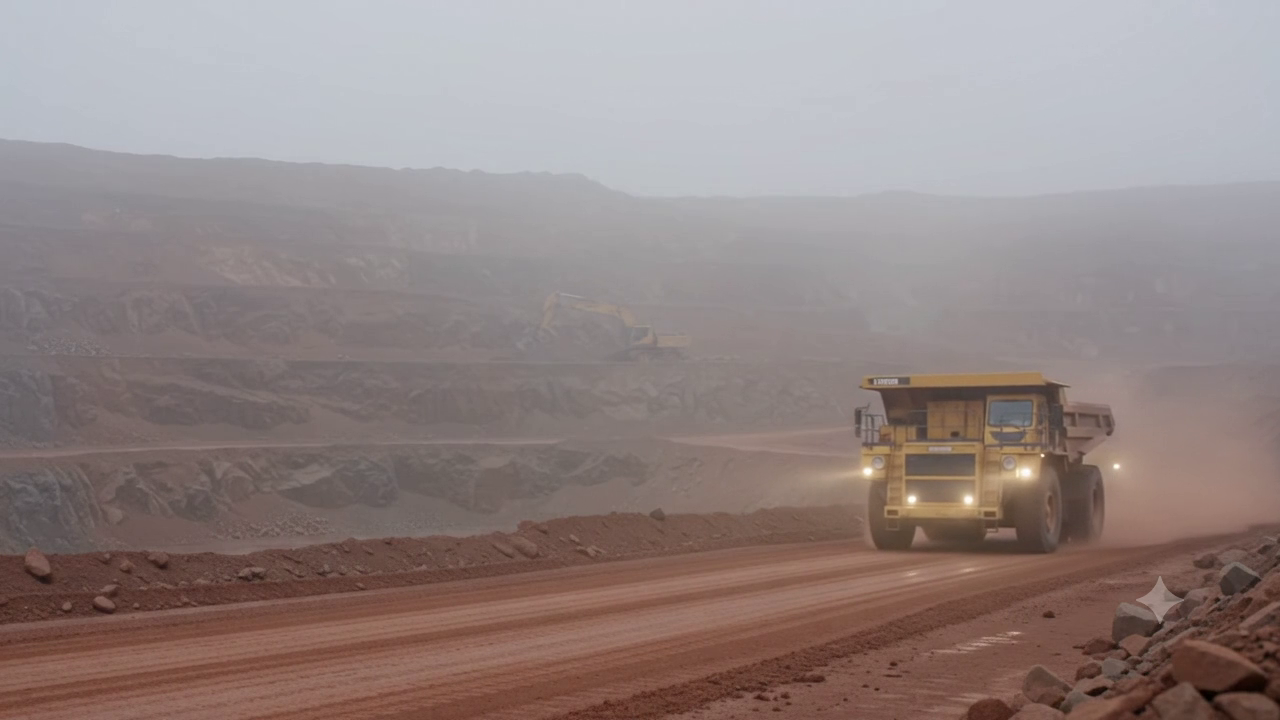
#> input picture frame 24 of data/input/vehicle.mp4, 1280 x 720 px
$ python add_fog.py
#> lines starting #> are read from the running program, lines starting #| are printed output that depends on the picture
#> in main, frame is the input picture: shape (720, 1280, 3); mean B, G, R 130.9, 132.7, 146.4
import cv2
import numpy as np
import os

INPUT_VIDEO = "data/input/vehicle.mp4"
OUTPUT_VIDEO = "data/input/mine_fog.mp4"
FOG_INTENSITY = 0.65  # 0.0 (clear) to 1.0 (whiteout)

def add_synthetic_fog(frame, intensity=0.65):
    """Blends a white atmospheric veil with vertical gradient to simulate mine fog."""
#> called with intensity = 0.65
    h, w, _ = frame.shape
#> h = 720; w = 1280
    fog_layer = np.full_like(frame, 240, dtype=np.uint8)

    # Create slight vertical gradient (denser near horizon/top, slightly clearer at bottom)
    gradient = np.linspace(intensity + 0.1, intensity - 0.1, h).clip(0, 0.9)
    alpha = gradient[:, np.newaxis, np.newaxis]

    foggy = (frame.astype(np.float32) * (1 - alpha) + fog_layer.astype(np.float32) * alpha)
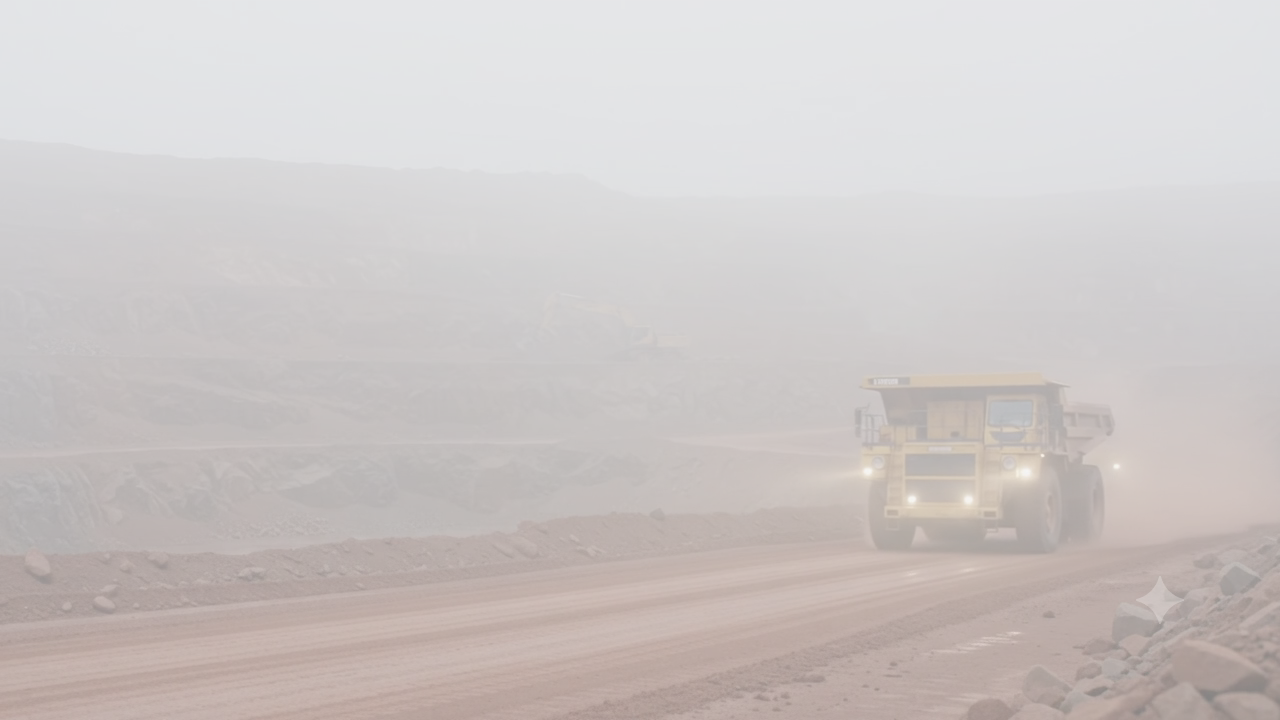
#> foggy: shape (720, 1280, 3) float64; mean B, G, R 199, 200, 205.7
    return foggy.astype(np.uint8)

def main():
    if not os.path.exists(INPUT_VIDEO):
        print(f"[ERROR] Input video not found at {INPUT_VIDEO}. Place vehicle.mp4 in data/input/")
        return

    cap = cv2.VideoCapture(INPUT_VIDEO)
    fps = cap.get(cv2.CAP_PROP_FPS) or 30.0
    width = int(cap.get(cv2.CAP_PROP_FRAME_WIDTH))
    height = int(cap.get(cv2.CAP_PROP_FRAME_HEIGHT))

    os.makedirs(os.path.dirname(OUTPUT_VIDEO), exist_ok=True)
    fourcc = cv2.VideoWriter_fourcc(*"mp4v")
    out = cv2.VideoWriter(OUTPUT_VIDEO, fourcc, fps, (width, height))

    frame_count = 0
    print(f"[INFO] Generating synthetic fog video -> {OUTPUT_VIDEO} ...")
    while True:
        ret, frame = cap.read()
        if not ret:
            break
        foggy_frame = add_synthetic_fog(frame, FOG_INTENSITY)
        out.write(foggy_frame)
        frame_count += 1

    cap.release()
    out.release()
    print(f"[SUCCESS] Processed {frame_count} frames. Saved to {OUTPUT_VIDEO}")

if __name__ == "__main__":
    main()

$ run again, starting later in the video
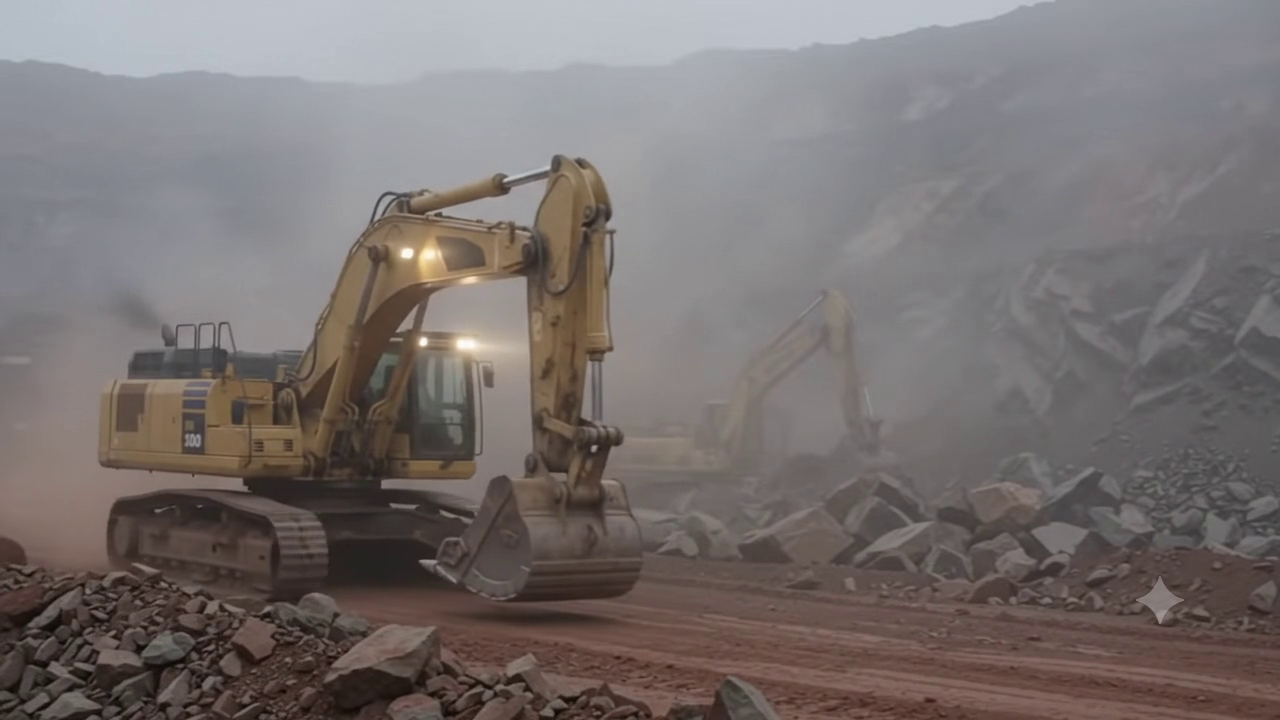
#> input picture frame 108 of data/input/vehicle.mp4, 1280 x 720 px
#> in main, frame is the input picture: shape (720, 1280, 3); mean B, G, R 112.1, 113.2, 120.3
#> in add_synthetic_fog, `foggy = (frame.astype(np.float32) * (1 - alpha) + fog_layer.astype(np...`:
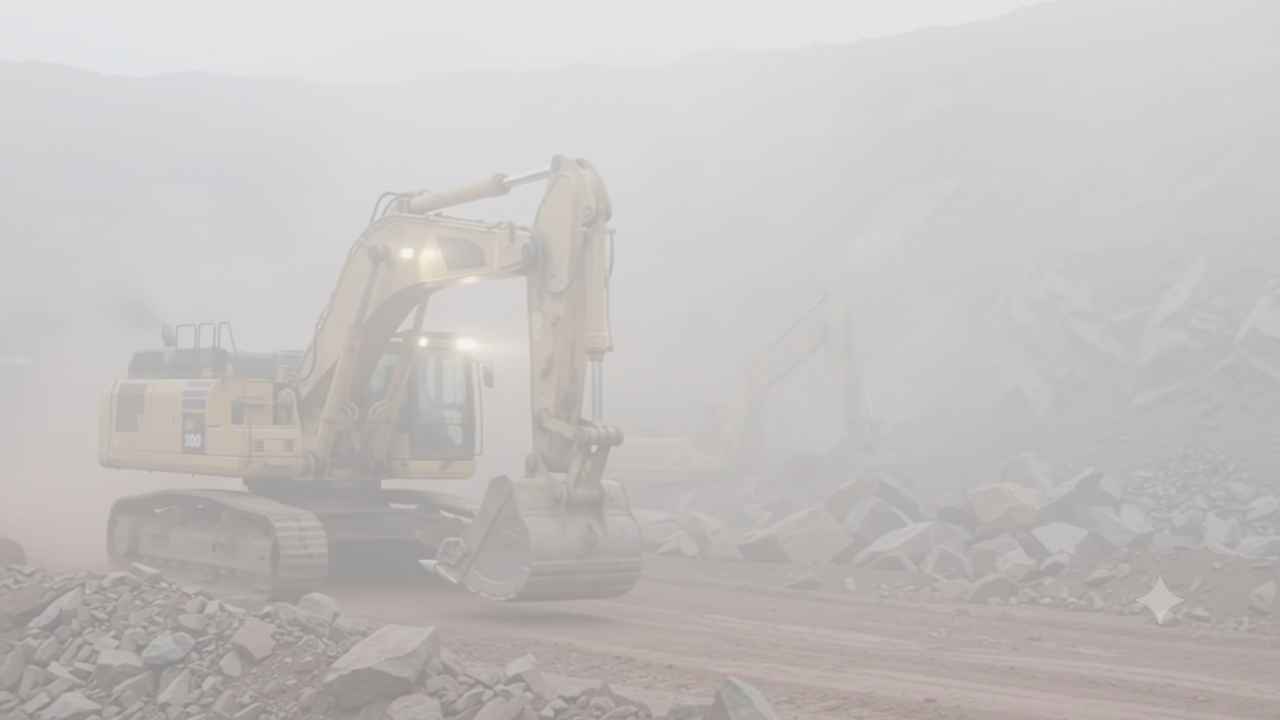
#> foggy: shape (720, 1280, 3) float64; mean B, G, R 193, 193.7, 196.6

$ run again, starting later in the video
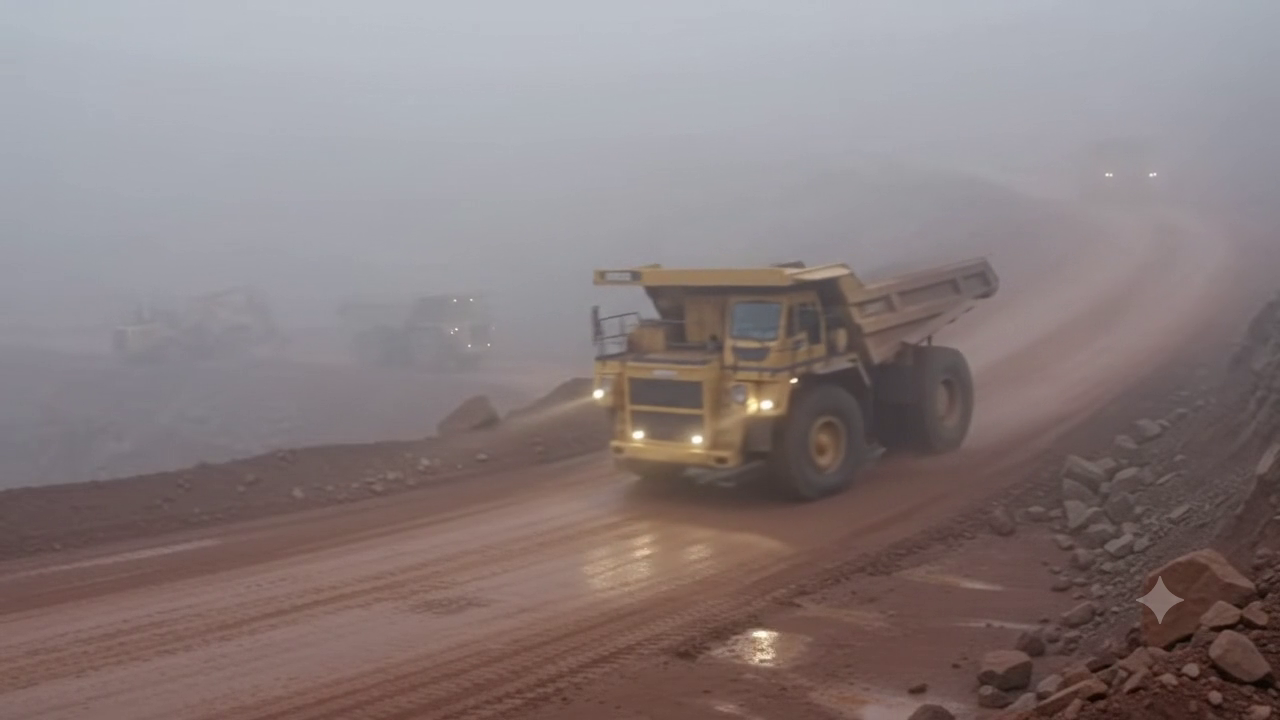
#> input picture frame 192 of data/input/vehicle.mp4, 1280 x 720 px
#> in main, frame is the input picture: shape (720, 1280, 3); mean B, G, R 125.4, 124.9, 136.7
#> in add_synthetic_fog, `foggy = (frame.astype(np.float32) * (1 - alpha) + fog_layer.astype(np...`:
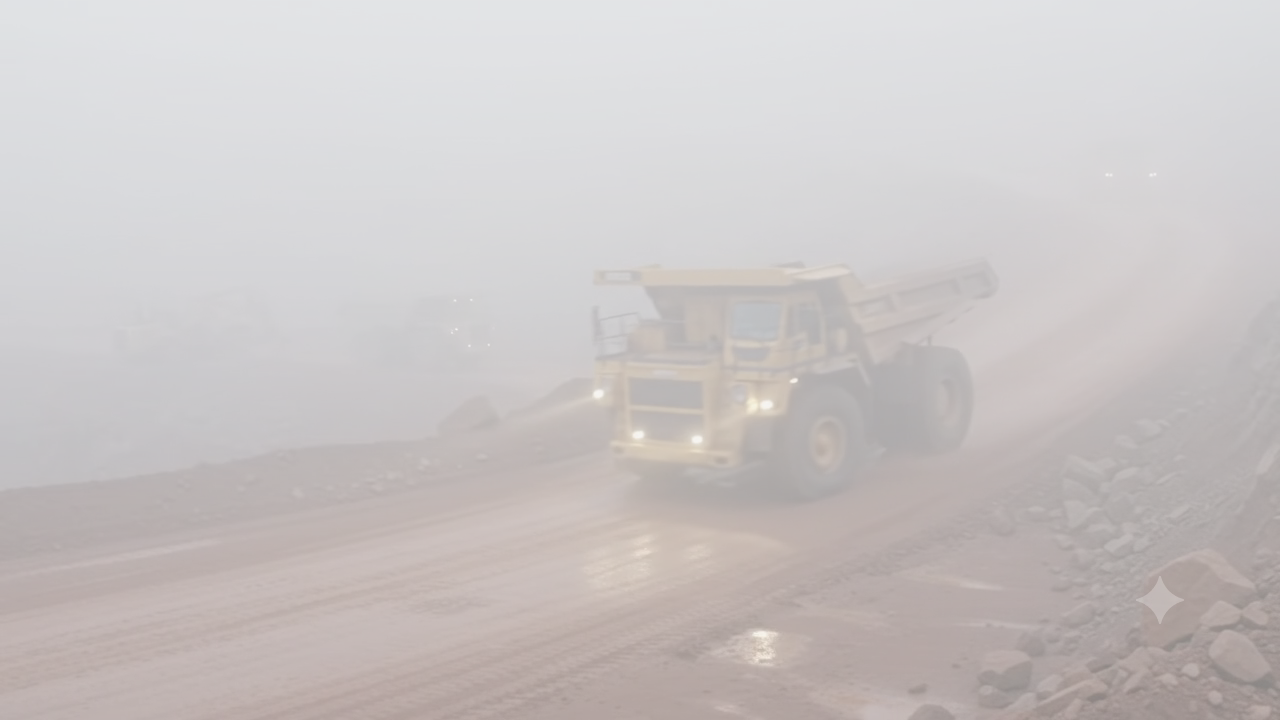
#> foggy: shape (720, 1280, 3) float64; mean B, G, R 197.4, 197.6, 202.4
